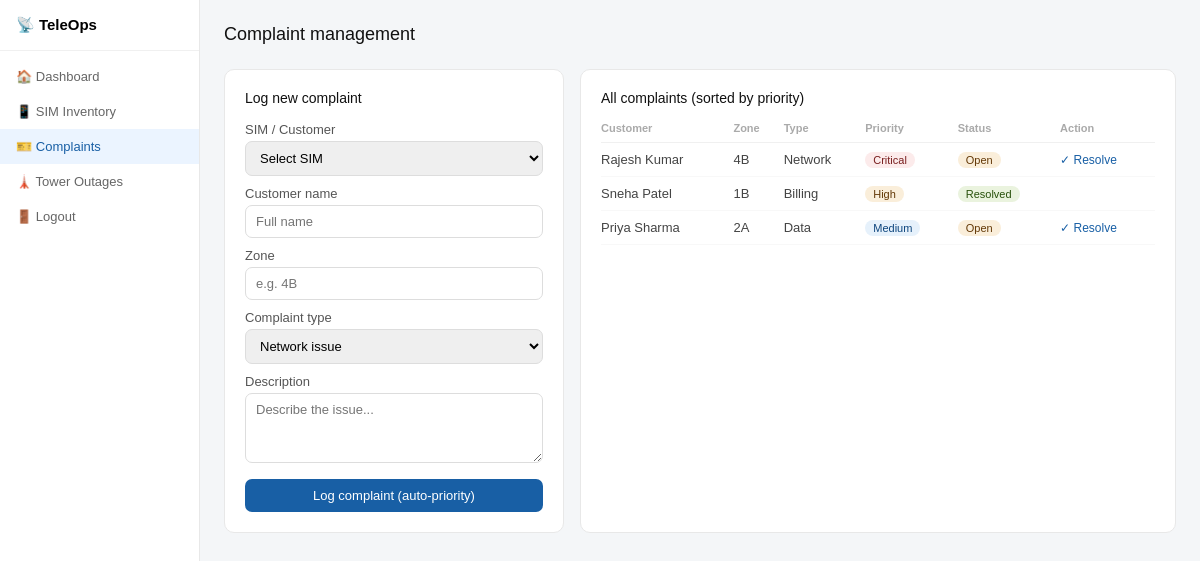
Page /complaints.php (signed in) on the committed database.
### tables this page shows
CREATE TABLE complaints (
  id INT AUTO_INCREMENT PRIMARY KEY,
  sim_id INT,
  customer_name VARCHAR(100),
  zone VARCHAR(10),
  type ENUM('network','billing','sim_swap','data','other'),
  description TEXT,
  priority ENUM('low','medium','high','critical') DEFAULT 'medium',
  status ENUM('open','in_progress','resolved') DEFAULT 'open',
  assigned_to INT,
  created_at TIMESTAMP DEFAULT CURRENT_TIMESTAMP,
  resolved_at TIMESTAMP NULL,
  FOREIGN KEY (sim_id) REFERENCES sims(id),
  FOREIGN KEY (assigned_to) REFERENCES users(id)
);

### complaints.php (the view, shortened to what this page needs)
<?php
require 'db.php';
$complaints = $pdo->query("SELECT * FROM complaints ORDER BY
  FIELD(priority,'critical','high','medium','low'), created_at DESC")->fetchAll();
?>
<!DOCTYPE html>
<html lang="en">
<head><meta charset="UTF-8"><title>Complaints — TeleOps</title>
</head>
<body>
<div class="sidebar">
  <div class="logo"><h1>📡 TeleOps</h1></div>
  <nav class="nav">
    <a href="dashboard.php">🏠 Dashboard</a>
    <a href="sims.php">📱 SIM Inventory</a>
    <a href="complaints.php" class="active">🎫 Complaints</a>
    <a href="outages.php">🗼 Tower Outages</a>
    <a href="logout.php">🚪 Logout</a>
  </nav>
</div>
<div class="main">
  <h2>Complaint management</h2>
  <div class="two-col">
    <div class="card">
      <h3>Log new complaint</h3>
      <form method="POST">
        <label>SIM / Customer</label>
        <select name="sim_id" required>
          <option value="">Select SIM</option>
        </select>
        <label>Customer name</label>
        <input type="text" name="customer_name" required placeholder="Full name">
        <label>Zone</label>
        <input type="text" name="zone" required placeholder="e.g. 4B">
        <label>Complaint type</label>
        <select name="type" required>
          <option value="network">Network issue</option>
        </select>
        <label>Description</label>
        <textarea name="description" placeholder="Describe the issue..."></textarea>
        <button type="submit" name="add_complaint">Log complaint (auto-priority)</button>
      </form>
    </div>
    <div class="card">
      <h3>All complaints (sorted by priority)</h3>
      <table>
        <tr><th>Customer</th><th>Zone</th><th>Type</th><th>Priority</th><th>Status</th><th>Action</th></tr>
        <?php foreach ($complaints as $c): ?>
        <tr>
          <td><?= htmlspecialchars($c['customer_name']) ?></td>
          <td><?= htmlspecialchars($c['zone']) ?></td>
          <td><?= ucfirst($c['type']) ?></td>
          <td><span class="pill p-<?= $c['priority'] ?>"><?= ucfirst($c['priority']) ?></span></td>
          <td><span class="pill <?= $c['status']==='resolved' ? 'p-resolved' : 'p-high' ?>"><?= ucfirst($c['status']) ?></span></td>
          <td><?php if ($c['status'] !== 'resolved'): ?>
            <a class="resolve" href="?resolve=<?= $c['id'] ?>">✓ Resolve</a>
          <?php endif; ?></td>
        </tr>
        <?php endforeach; ?>
      </table>
    </div>
  </div>
</div>
</body>
</html>

### complaints.php (style rules this page uses)
* { box-sizing: border-box; margin: 0; padding: 0; }
body { font-family: Arial, sans-serif; background: #f4f6f8; }
.sidebar { width: 200px; background: #fff; border-right: 1px solid #e8e8e8; padding: 1rem 0; position: fixed; height: 100vh; }
.logo { padding: 0 1rem 1rem; border-bottom: 1px solid #f0f0f0; margin-bottom: 0.5rem; }
.logo h1 { font-size: 15px; }
.nav a { display: flex; align-items: center; gap: 8px; padding: 10px 1rem; font-size: 13px; color: #666; text-decoration: none; }
.nav a:hover, .nav a.active { background: #EBF4FF; color: #185FA5; }
.main { margin-left: 200px; padding: 1.5rem; }
h2 { font-size: 18px; margin-bottom: 1.5rem; color: #111; font-weight: 500; }
.two-col { display: grid; grid-template-columns: 340px 1fr; gap: 1rem; }
.card { background: #fff; border: 1px solid #e8e8e8; border-radius: 10px; padding: 1.25rem; }
.card h3 { font-size: 14px; font-weight: 500; margin-bottom: 1rem; color: #111; }
label { font-size: 13px; color: #555; display: block; margin-bottom: 4px; margin-top: 10px; }
input, select, textarea { width: 100%; padding: 8px 10px; border: 1px solid #ddd; border-radius: 7px; font-size: 13px; font-family: inherit; }
textarea { resize: vertical; min-height: 70px; }
button { margin-top: 12px; width: 100%; padding: 9px; background: #185FA5; color: #fff; border: none; border-radius: 7px; font-size: 13px; cursor: pointer; }
table { width: 100%; border-collapse: collapse; font-size: 13px; }
th { font-size: 11px; color: #aaa; text-align: left; padding: 0 8px 8px 0; border-bottom: 1px solid #f0f0f0; }
td { padding: 9px 8px 9px 0; border-bottom: 1px solid #f8f8f8; color: #444; }
.pill { font-size: 11px; padding: 2px 8px; border-radius: 999px; }
.p-critical { background:#FCEBEB;color:#791F1F; }
.p-high { background:#FAEEDA;color:#633806; }
.p-medium { background:#E6F1FB;color:#0C447C; }
.p-resolved { background:#EAF3DE;color:#27500A; }
a.resolve { font-size: 12px; color: #185FA5; text-decoration: none; }

### rows in the picture
complaints: customer_name "Rajesh Kumar", zone "4B", type "Network", priority "Critical", status "Open"
complaints: customer_name "Sneha Patel", zone "1B", type "Billing", priority "High", status "Resolved"
complaints: customer_name "Priya Sharma", zone "2A", type "Data", priority "Medium", status "Open"
